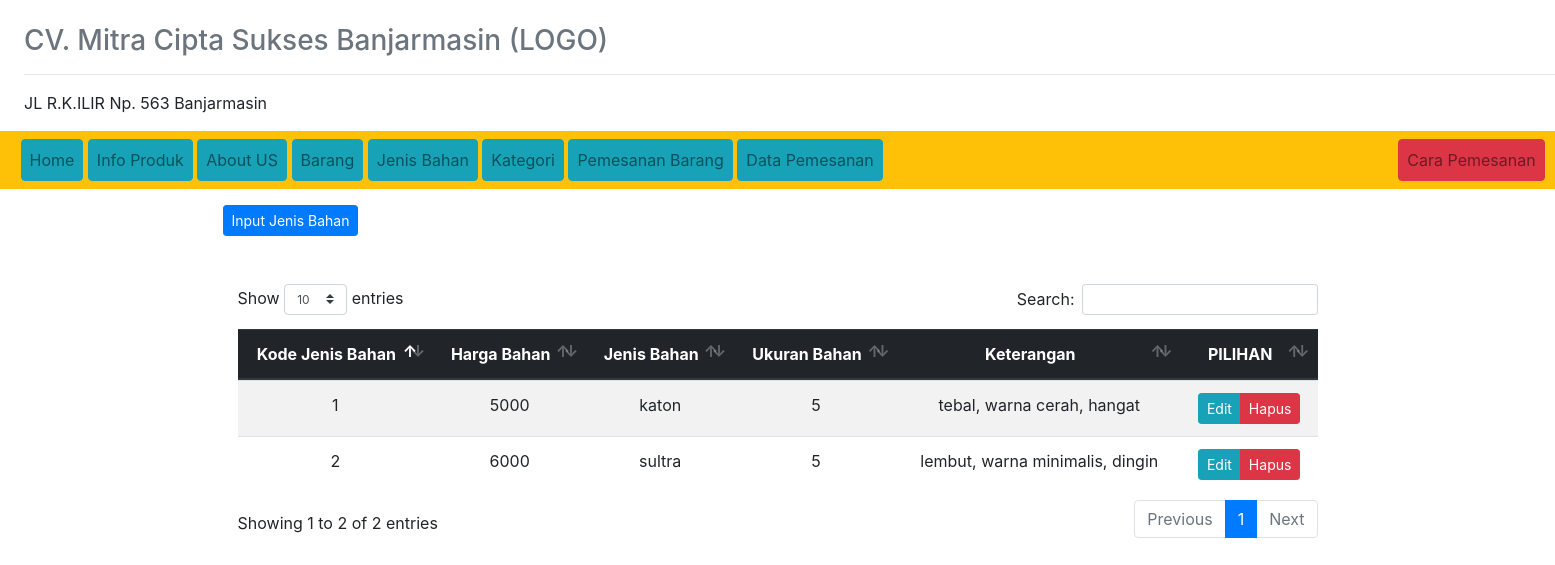
Page /?view=bahan on the earlier database version.
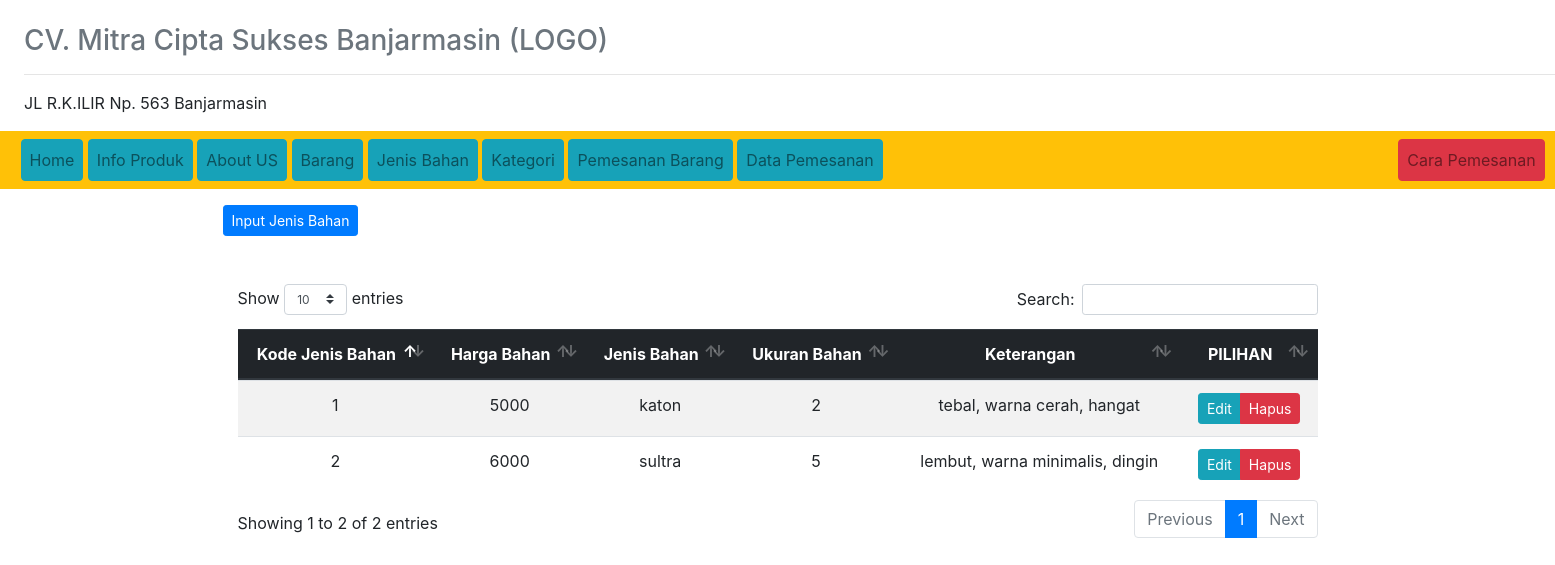
Same page on the later database version.
### tables this page shows
CREATE TABLE `jenis_bahan` (
  `kode_jenis_bahan` int(50) NOT NULL,
  `harga_bahan` int(25) NOT NULL,
  `jenis_bahan` varchar(50) NOT NULL,
  `ketarangan` varchar(255) NOT NULL,
  `ukuran_bahan` int(10) NOT NULL
);

### models/admin.php (called while the page is built, shortened)
<?php
class Admin
{
  private $mysqli;
  function __construct($mysqli)
  {
    $this->mysqli = $mysqli;
  }
  public function showJenisBahan()
  {
    $db = $this->mysqli->conn;
    $sql = " SELECT * FROM jenis_bahan ";
    $query = $db->query($sql);
    return $query;
  }
}
?>

### view/jenis-bahan.php (the view)
<div class="header-hal">
    <a href="?view=input-bahan" class="btn btn-sm btn-primary">Input Jenis Bahan</a>
</div>
<div class="container mt-5">
<div class="daftar-table table-responsive">
  <table class="table table-striped text-center" id="table">
    <thead class="thead-dark">
      <tr>
        <th>Kode Jenis Bahan</th>
        <th>Harga Bahan</th>
        <th>Jenis Bahan </th>
        <th>Ukuran Bahan</th>
        <th>Keterangan</th>
        <th>PILIHAN</th>
      </tr>
    </thead>
    <tbody>
      <?php
      $data = $objAdmin->showJenisBahan();
      while ($a = $data->fetch_object()) {
      ?>
      <tr>
        <td><?=$a->kode_jenis_bahan ?></td>
        <td><?=$a->harga_bahan ?></td>
        <td><?=$a->jenis_bahan ?></td>
        <td><?=$a->ukuran_bahan ?></td>
        <td><?=$a->ketarangan ?></td>
        <td>
          <div class="btn-group">
            <a href="?view=edit-jenis-bahan&nik=<?=$a->kode_jenis_bahan ?>" class="btn btn-sm btn-info">Edit</a>
            <a href="?view=hapus-jenis-bahan&nik=<?=$a->kode_jenis_bahan ?>" onclick="return confirm('Hapus data ?')" class="btn btn-sm btn-danger">Hapus</a>
          </div>
        </td>
      </tr>
    <?php } ?>
    </tbody>
  </table>
</div>
</div>

Differences in the rows shown:
changed jenis_bahan "katon": ukuran_bahan "5" → "2"
